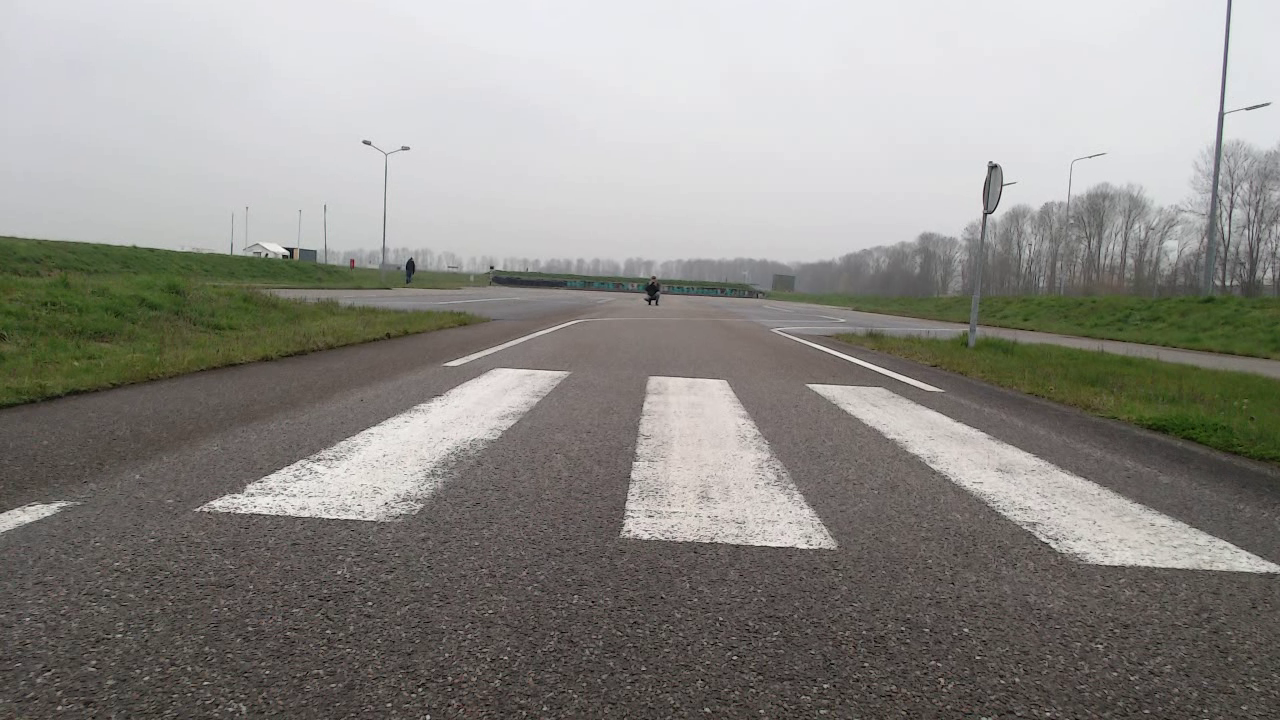
#> input picture Code/featurematching/images/vlcsnap-2026-04-21-12h08m21s964.png, 1280 x 720 px, given in place of left.mp4, which was not available
$ python main.py
#> lines starting #> are read from the running program, lines starting #| are printed output that depends on the picture; after the words box and inside, x2 and y2 are one past the last pixel; in counts of white or black regions, pixels touching at a corner belong together; pictures that were not available may be replaced by others from this repository, and a replacement may not be noted
import cv2
import numpy as np

videoL = cv2.VideoCapture("Test-Videos-12-03/test3-720/left.mp4")
videoR = cv2.VideoCapture("Test-Videos-12-03/test3-720/right.mp4")

roiHeigth = 449
roiWidth = 639

def cross(a,b):
	return a[0]*b[1] - a[1]*b[0]

def intersect (A, B, C, D):
	r = (B[0]-A[0], B[1]-A[1])
	s = (D[0]-C[0], D[1],C[1])
	CA = (C[0]-A[0], C[1]-A[1])

	denom = cross(r, s)
	if denom == 0:
		return None

	t = cross(CA, s) / denom
	u = cross(CA, r) / denom

	if 0 <= t <= 1 and 0  <= u <= 1:
		return (int(A[0] + t*r[0]), int(A[1] + t*r[1]))
	return None

while True:
	ret, frameL = videoL.read()
#> frameL is the input picture: shape (720, 1280, 3); mean B, G, R 135.8, 140.5, 142.5
	if not ret:
		break

	ret, frameR = videoR.read()
	if not ret:
		break

	kernel = np.array([[100, 5, 100],[5, 100, 5],[100, 5, 100]])

	# Left camera roi
	filteredFrameL = frameL[0:roiHeigth, 0:roiWidth]

	filteredFrameR = frameR[0:roiHeigth, roiWidth:int(roiWidth*2+1)]

	# apply gaussian blur for less noise on the frame
	filteredFrameL = cv2.GaussianBlur(filteredFrameL, (15, 15), 1.4)
	filteredFrameR = cv2.GaussianBlur(filteredFrameR, (15, 15), 1.4)

	# Turn the frame gray
	filteredFrameL = cv2.cvtColor(filteredFrameL, cv2.COLOR_BGR2GRAY)
#> filteredFrameL: shape (449, 639)
	filteredFrameR = cv2.cvtColor(filteredFrameR, cv2.COLOR_BGR2GRAY)
#> filteredFrameR: shape (449, 640)

	filteredFrameL = cv2.inRange(filteredFrameL, 195, 255)
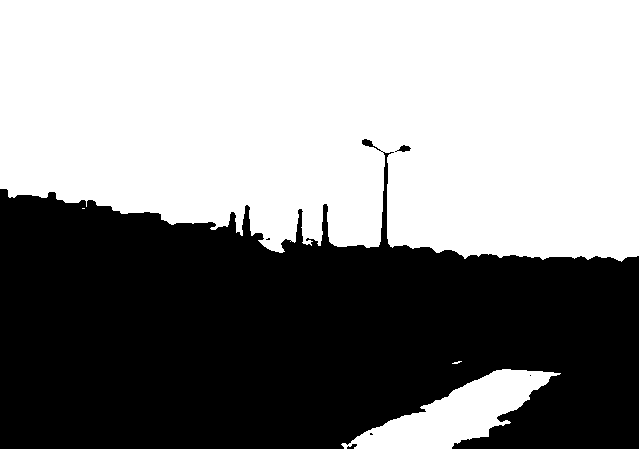
#> filteredFrameL: shape (449, 639); 54.6% white; 6 black regions (3 under 20 px), largest, box (x1, y1, x2, y2) and area: (0, 139, 639, 449) 130074, (395, 145, 411, 152) 60, (347, 444, 357, 449) 30
	filteredFrameR = cv2.inRange(filteredFrameR, 195, 255)
#> filteredFrameR: shape (449, 640); 51.8% white; 14 black regions (10 under 20 px), largest, box (x1, y1, x2, y2) and area: (0, 0, 640, 449) 137965, (304, 431, 345, 446) 309, (603, 102, 632, 111) 125, (449, 153, 465, 159) 41

	# filter between dark and light and make dark black and light white
	_, filteredFrameL = cv2.threshold(filteredFrameL, 200, 255, cv2.THRESH_BINARY)
	_, filteredFrameR = cv2.threshold(filteredFrameR, 200, 255, cv2.THRESH_BINARY)

	dstL = cv2.filter2D(filteredFrameL, -1, kernel)
#> dstL: shape (449, 639); 55.4% white; 6 black regions (3 under 20 px), largest, box (x1, y1, x2, y2) and area: (0, 164, 639, 449) 127992, (363, 140, 372, 146) 29, (401, 147, 409, 151) 23
	dstR = cv2.filter2D(filteredFrameR, -1, kernel)
#> dstR: shape (449, 640); 52.9% white; 10 black regions (6 under 20 px), largest, box (x1, y1, x2, y2) and area: (0, 0, 640, 449) 135072, (306, 433, 339, 445) 189, (607, 103, 630, 110) 55, (100, 435, 108, 443) 45

	# apply canny edge detection to see edges of objects
	filteredFrameL = cv2.Canny(dstL, threshold1=100, threshold2=150)
#> filteredFrameL: shape (449, 639); 0.56% white in thin lines or dots, all inside (x1, y1, x2, y2) = (0, 140, 639, 449)
	filteredFrameR = cv2.Canny(filteredFrameR, threshold1=100, threshold2=150)
#> filteredFrameR: shape (449, 640); 0.87% white in thin lines or dots

	kernel = np.ones((2,2), np.uint8)

	filteredFrameL = cv2.morphologyEx(filteredFrameL,cv2.MORPH_DILATE, kernel)
	filteredFrameR = cv2.morphologyEx(filteredFrameR,cv2.MORPH_DILATE, kernel)
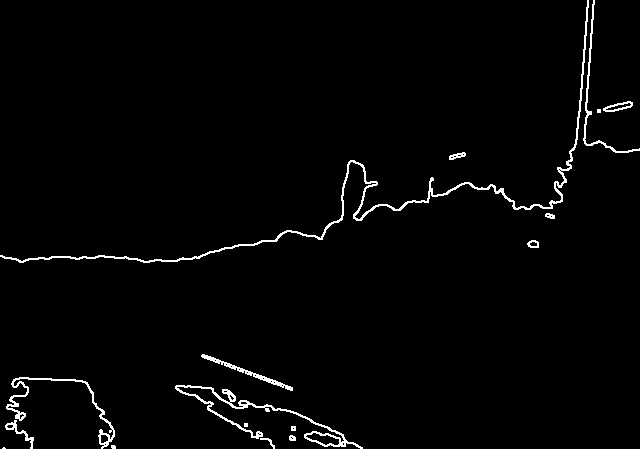
#> filteredFrameR: shape (449, 640); 1.9% white in thin lines or dots

	intersectionsL = []
	intersectionsR = []

	linesL = cv2.HoughLinesP(filteredFrameL,1,np.pi/180,120,minLineLength=80,maxLineGap=50)
#> linesL = [[432, 252, 625, 262], [5, 191, 322, 247], [256, 241, 453, 251], [339, 444, 504, 367], [433, 253, 624, 263]]
	if linesL is not None:
		for line in linesL:
			x1,y1,x2,y2 = line[0]
			cv2.line(frameL,(x1,y1),(x2,y2),(0,0,255),2)
			intersection = intersect((x1,y1), (x2,y2), (int(roiWidth/2),0), (int(roiWidth/2),roiHeigth))
			if intersection is not None:
				intersectionsL.append(intersection)
#> this loop made 5 passes
#> (x1, y1, x2, y2, r in intersect, CA in intersect, denom in intersect, t in intersect) on passes 1, 4, 5: (432, 252, 625, 262, (193, 10), (-113, -252), 86657, -0.585), (339, 444, 504, 367, (165, -77), (-20, -444), 74085, -0.121), (433, 253, 624, 263, (191, 10), (-114, -253), 85759, -0.597)
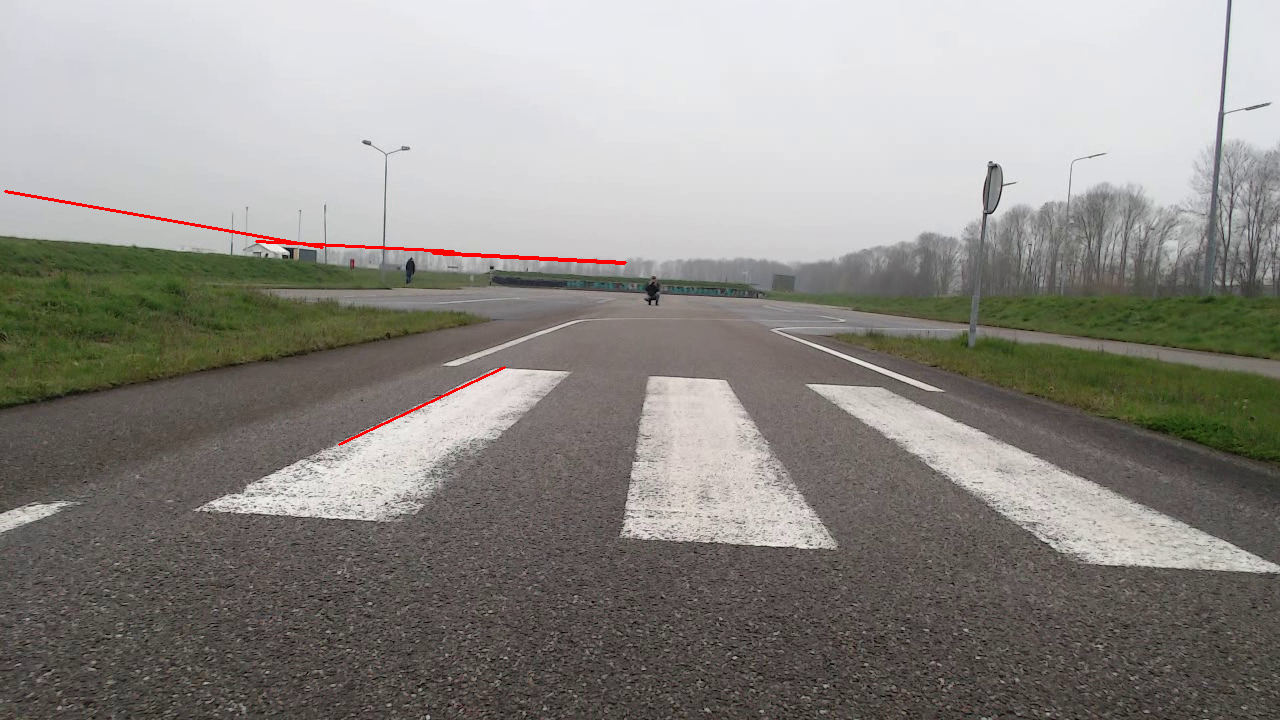
#> frameL: shape (720, 1280, 3); 0.29% of pixels changed, all inside (x1, y1, x2, y2) = (4, 190, 627, 446)
#> after the loop, intersectionsL = [(319, 246), (319, 244)]

	if intersectionsL is not None and len(intersectionsL) >= 2:
		lowest_intersectionL = max(intersectionsL)
#> lowest_intersectionL = (319, 246)
		cv2.circle(frameL, lowest_intersectionL, 10, (255,0,0), -1)
#> frameL: shape (720, 1280, 3); 0.03% of pixels changed, all inside (x1, y1, x2, y2) = (309, 236, 330, 257)
	elif len(intersectionsL) is not 0:
		cv2.circle(frameL, intersectionsL[0], 10, (255,0,0), -1)

	linesR = cv2.HoughLinesP(filteredFrameR,1,np.pi/180,120,minLineLength=80,maxLineGap=50)
#> linesR = [[576, 144, 588, 0], [583, 140, 593, 0], [175, 261, 475, 187], [170, 261, 474, 186]]
	if linesR is not None:
		for line in linesR:
			x1,y1,x2,y2 = line[0]
			cv2.line(frameR,(roiWidth+x1,y1),(roiWidth+x2,y2),(0,0,255),2)
			intersection = intersect((x1,y1), (x2,y2), (int(roiWidth/2),0), (int(roiWidth/2),roiHeigth))
			if intersection is not None:
				intersectionsR.append(intersection)
#> this loop made 4 passes
#> (x1, y1, x2, y2, r in intersect, CA in intersect, denom in intersect, t in intersect) on passes 1 to 2: (576, 144, 588, 0, (12, -144), (-257, -144), 5388, -21.42), (583, 140, 593, 0, (10, -140), (-264, -140), 4490, -26.4)
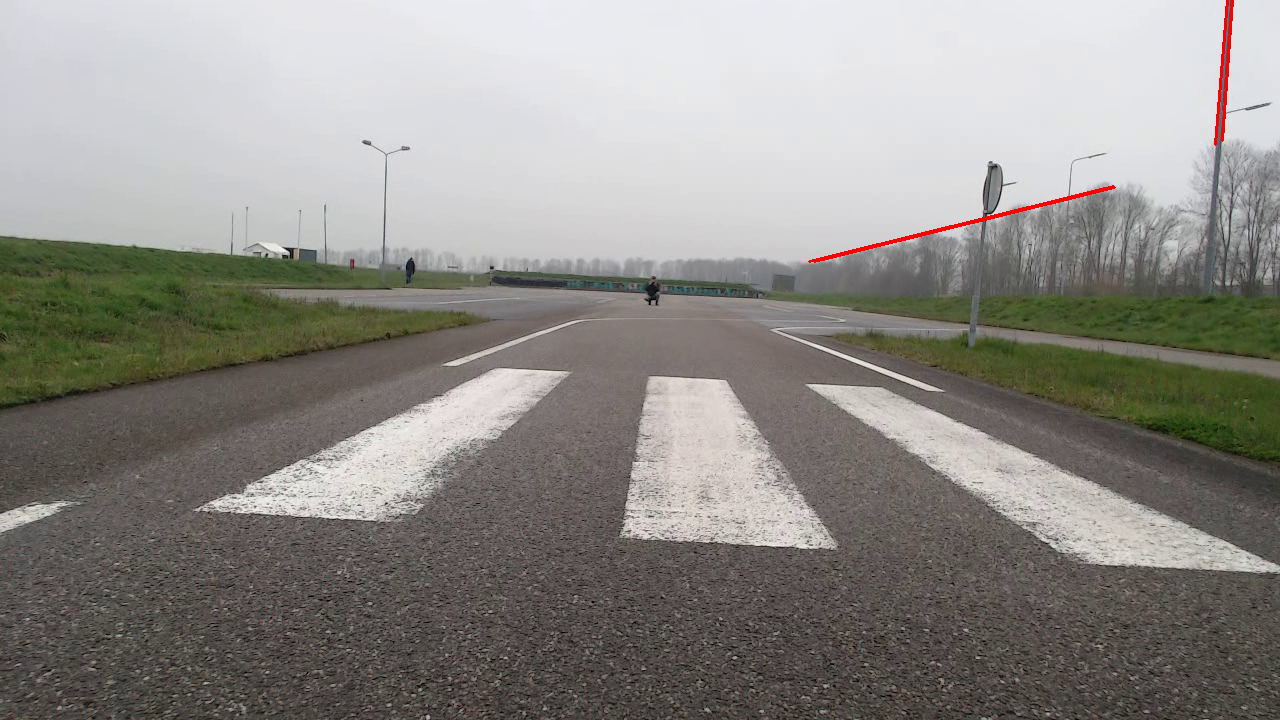
#> frameR: shape (720, 1280, 3); 0.23% of pixels changed, all inside (x1, y1, x2, y2) = (808, 0, 1234, 263)
#> after the loop, intersectionsR = [(319, 225), (319, 224)]

	if intersectionsR is not None and len(intersectionsR) >= 2:
		lowest_intersectionR = max(intersectionsR)
#> lowest_intersectionR = (319, 225)
		cv2.circle(frameR, (roiWidth+lowest_intersectionR[0], lowest_intersectionR[1]), 10, (255,0,0), -1)
#> frameR: shape (720, 1280, 3); 0.03% of pixels changed, all inside (x1, y1, x2, y2) = (948, 215, 969, 236)
	elif len(intersectionsR) is not 0:
		cv2.circle(frameR, (roiWidth+intersectionsR[0][0],intersectionsR[0][1]), 10, (255,0,0), -1)

	cv2.line(frameL,(int(roiWidth/2),0),(int(roiWidth/2),roiHeigth),(255,255,0),2)
#> frameL: shape (720, 1280, 3); mean B, G, R 135.4, 140, 142.4
	cv2.line(frameR,(int((roiWidth+roiWidth*2+1)/2),0),(int((roiWidth+roiWidth*2+1)/2),roiHeigth),(255,255,0),2)
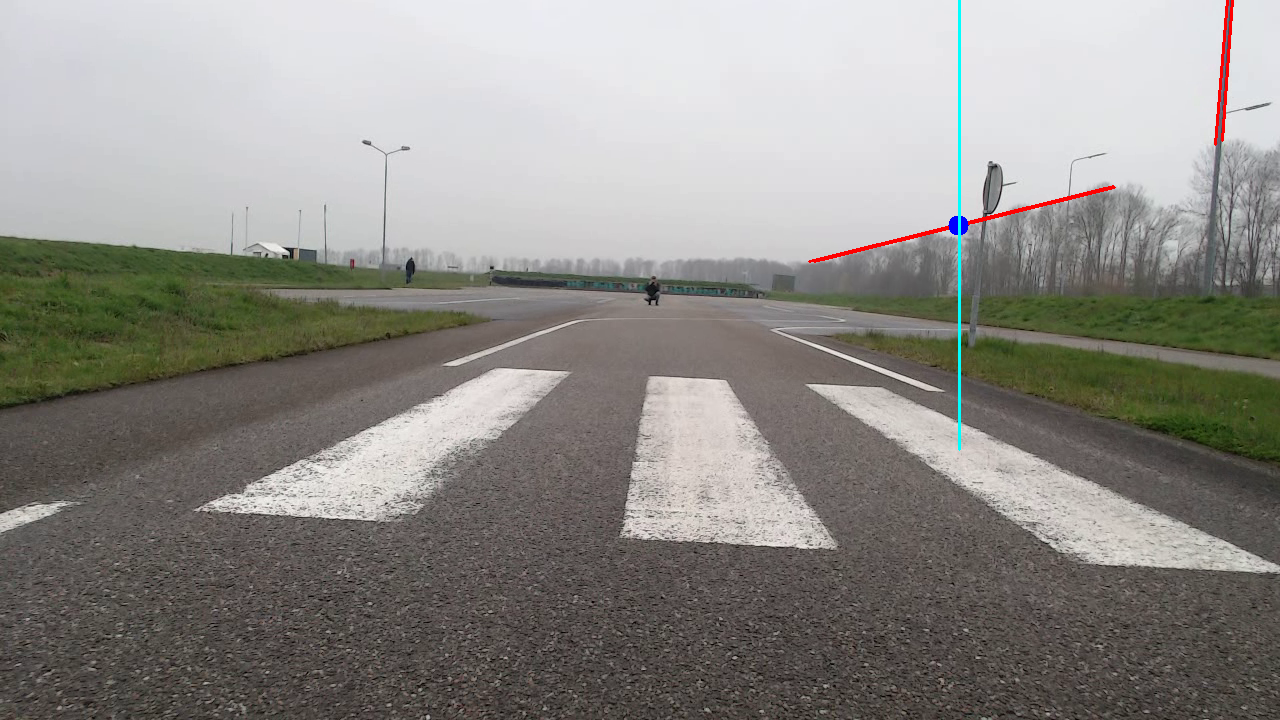
#> frameR: shape (720, 1280, 3); mean B, G, R 135.5, 140.1, 142.3

	# cv2.imshow("idono", dstL)
	cv2.imshow("framel", frameL)
	cv2.imshow("frameR", frameR)
	# cv2.imshow("original", frameL[0:449, 0:639])

	if cv2.waitKey(33) & 0xFF == ord('q'):
#> (key q is pressed here)
		break

$ run again, on Code/featurematching/images/vlcsnap-2026-04-21-12h08m46s780.png
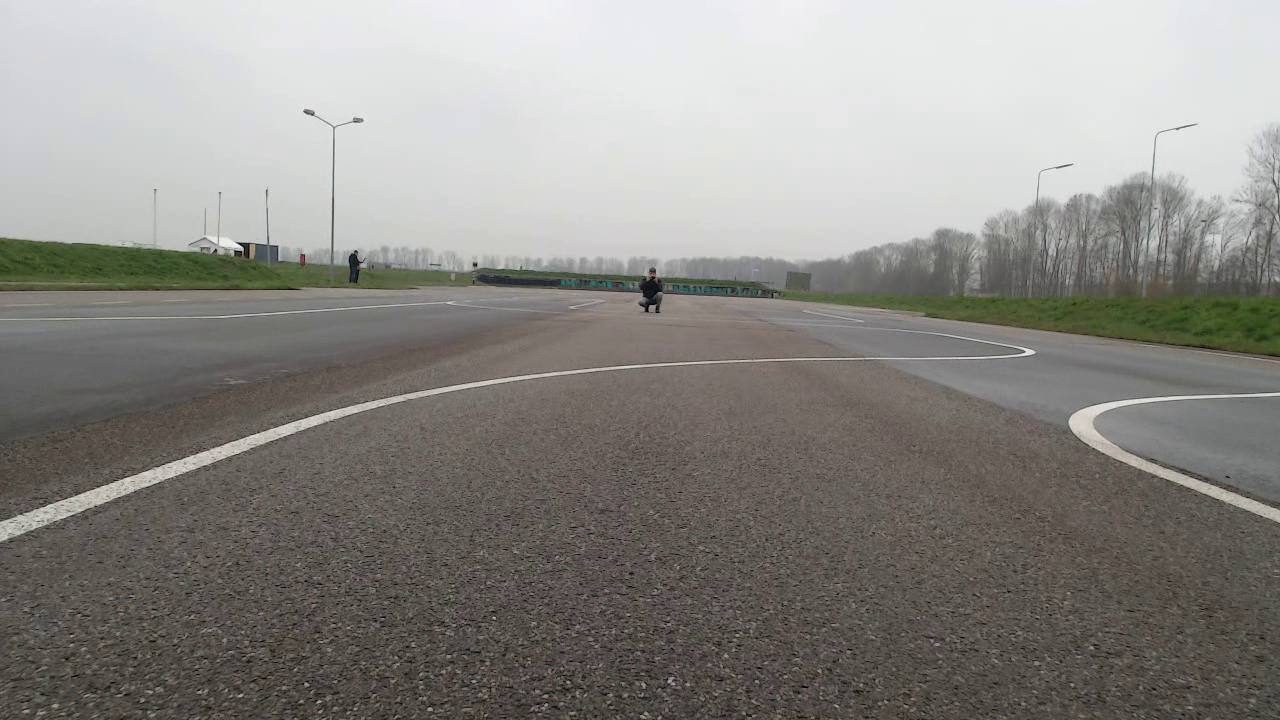
#> input picture Code/featurematching/images/vlcsnap-2026-04-21-12h08m46s780.png, 1280 x 720 px, given in place of left.mp4, which was not available
#> frameL is the input picture: shape (720, 1280, 3); mean B, G, R 134.2, 138.1, 140.3
#> dstL: shape (449, 639); 53.6% white; 5 black regions (1 under 20 px), largest, box (x1, y1, x2, y2) and area: (0, 140, 639, 449) 132946, (216, 192, 221, 236) 96, (304, 110, 315, 116) 42, (352, 118, 363, 123) 37
#> dstR: shape (449, 640); 50.5% white; 7 black regions (6 under 20 px), largest, box (x1, y1, x2, y2) and area: (0, 129, 640, 449) 142312
#> linesL = [[161, 231, 271, 239], [329, 240, 550, 259], [179, 234, 273, 241], [64, 218, 271, 236], [432, 252, 628, 262], [208, 241, 371, 250], [102, 223, 271, 238]]
#> the loop `for line in linesL:` made 7 passes
#> (x1, y1, x2, y2, r in intersect, CA in intersect, denom in intersect, t in intersect) on passes 1, 2, 3, 4, 5, 7: (161, 231, 271, 239, (110, 8), (158, -231), 49390, 1.44), (329, 240, 550, 259, (221, 19), (-10, -240), 99229, -0.0452), (179, 234, 273, 241, (94, 7), (140, -234), 42206, 1.49), (64, 218, 271, 236, (207, 18), (255, -218), 92943, 1.23), (432, 252, 628, 262, (196, 10), (-113, -252), 88004, -0.577), (102, 223, 271, 238, (169, 15), (217, -223), 75881, 1.28)
#> after the loop `for line in linesL:`:
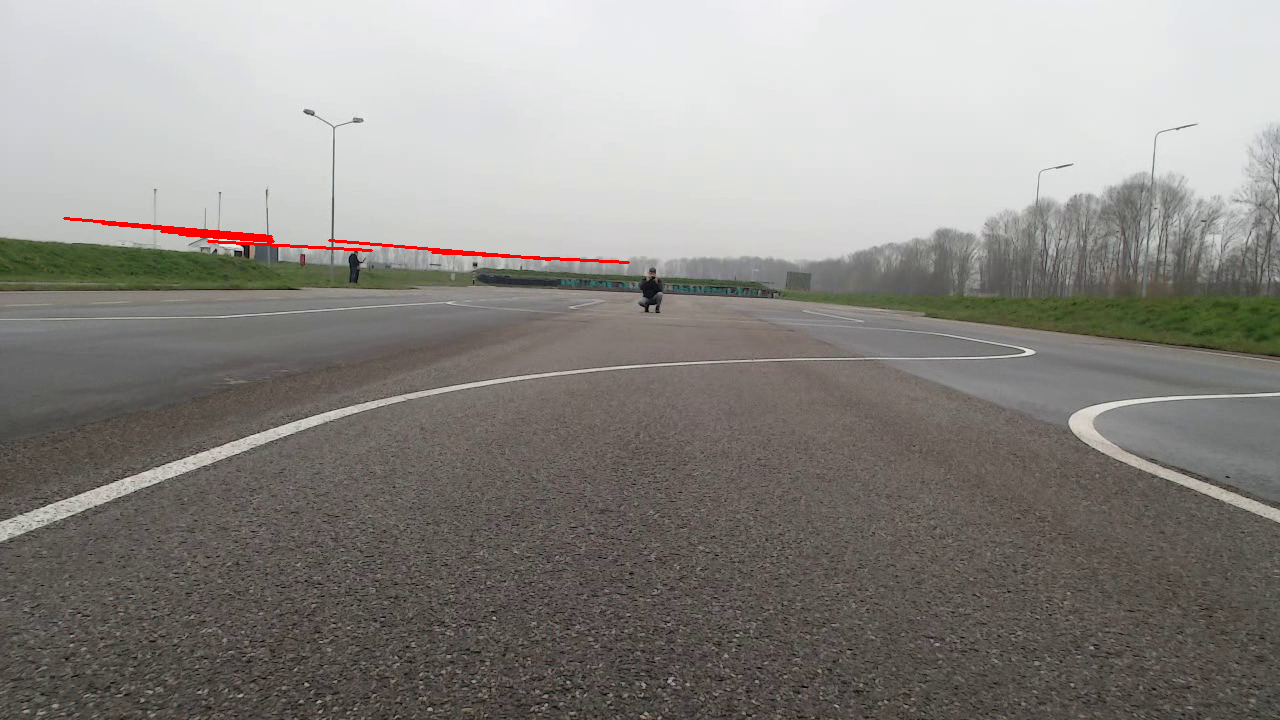
#> frameL: shape (720, 1280, 3); 0.31% of pixels changed, all inside (x1, y1, x2, y2) = (63, 217, 630, 264)
#> after the loop `for line in linesL:`: intersectionsL = [(319, 247)]
#> linesR = [[178, 260, 516, 176], [0, 256, 208, 256]]
#> the loop `for line in linesR:` made 2 passes
#> (x1, y1, x2, y2, r in intersect, s in intersect, CA in intersect, denom in intersect) on pass 1: (178, 260, 516, 176, (338, -84), (0, 449, 0), (141, -260), 151762)
#> after the loop `for line in linesR:`: intersectionsR = [(319, 224)]
#> `cv2.line(frameR,(int((roiWidth+roiWidth*2+1)/2),0),(int((roiWidth+roiW..`:
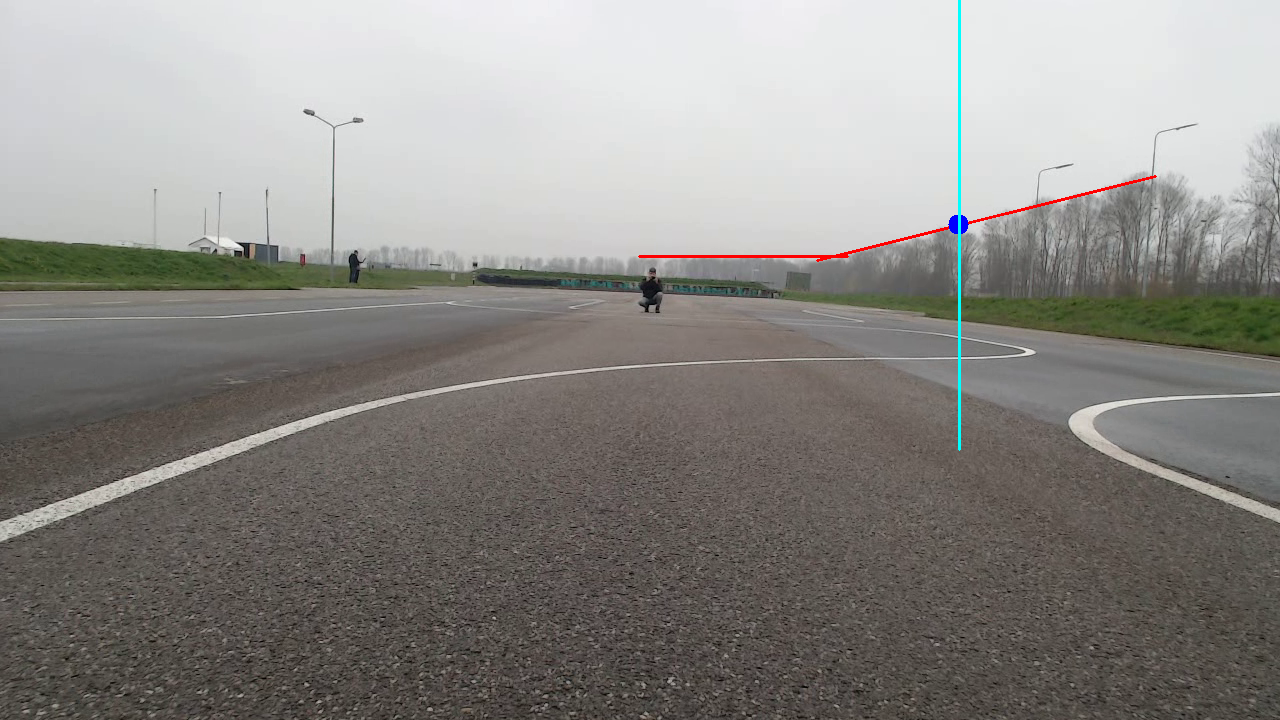
#> frameR: shape (720, 1280, 3); mean B, G, R 134.1, 137.9, 140.1
